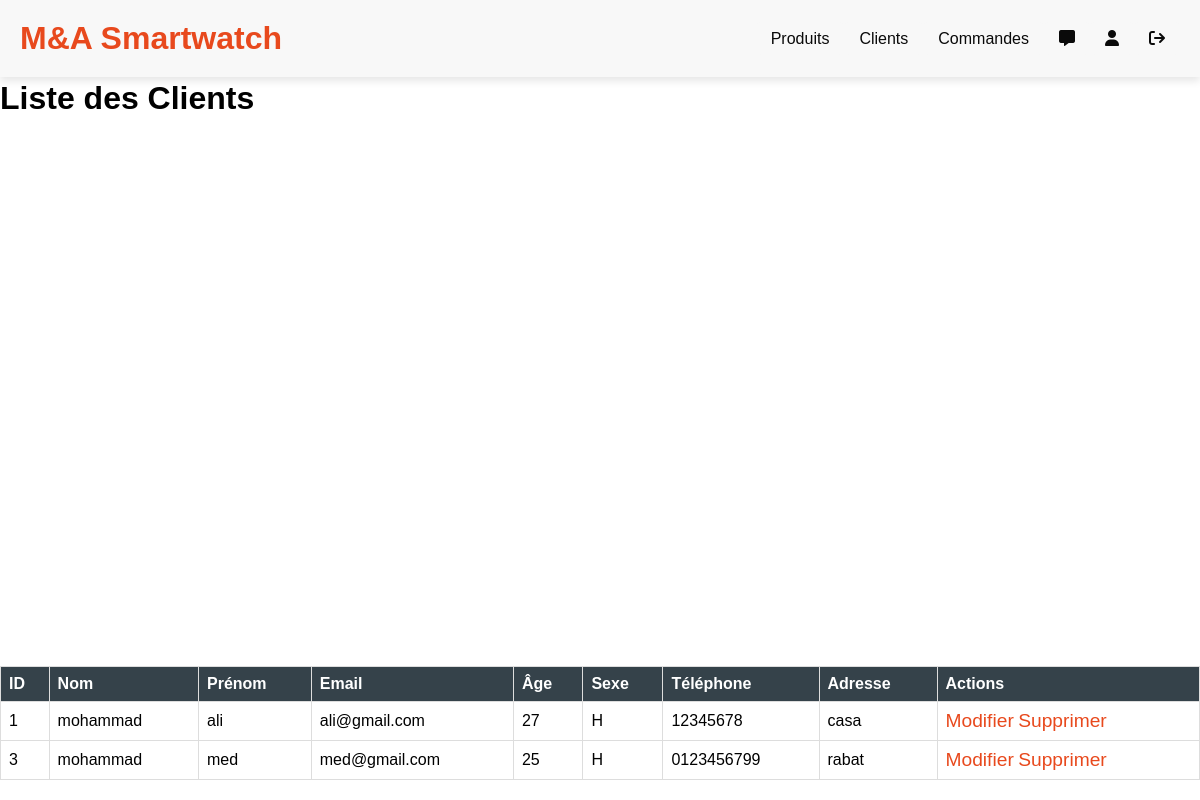
Page /admin/clients.php (signed in) on the committed database.
### tables this page shows
CREATE TABLE IF NOT EXISTS `clients` (
  `id` int NOT NULL AUTO_INCREMENT,
  `nom` varchar(100) DEFAULT NULL,
  `prenom` varchar(100) DEFAULT NULL,
  `email` varchar(100) DEFAULT NULL,
  `password` varchar(255) DEFAULT NULL,
  `age` int DEFAULT NULL,
  `sexe` enum('H','F') NOT NULL,
  `tel` varchar(15) DEFAULT NULL,
  `adresse` text,
  `created_at` timestamp NULL DEFAULT CURRENT_TIMESTAMP,
  PRIMARY KEY (`id`),
  UNIQUE KEY `email` (`email`)
);

### admin/clients.php (the view, shortened to what this page needs)
<?php
require_once '../connect/config.php';
$clients = $pdo->query('SELECT * FROM clients')->fetchAll(PDO::FETCH_ASSOC);
?>
<?php
include ('header.php');
?>
    <h1>Liste des Clients</h1>
    <table>
        <thead>
            <tr>
                <th>ID</th>
                <th>Nom</th>
                <th>Prénom</th>
                <th>Email</th>
                <th>Âge</th>
                <th>Sexe</th>
                <th>Téléphone</th>
                <th>Adresse</th>
                <th>Actions</th>
            </tr>
        </thead>
        <tbody>
            <?php foreach ($clients as $client) : ?>
                <tr>
                    <td><?= $client['id'] ?></td>
                    <td><?= $client['nom'] ?></td>
                    <td><?= $client['prenom'] ?></td>
                    <td><?= $client['email'] ?></td>
                    <td><?= $client['age'] ?></td>
                    <td><?= $client['sexe'] ?></td>
                    <td><?= $client['tel'] ?></td>
                    <td><?= $client['adresse'] ?></td>
                    <td>
                        <a href="modifier_client.php?id=<?= $client['id'] ?>">Modifier</a>
                        <a href="supprimer_client.php?id=<?= $client['id'] ?>" onclick="return confirm('Êtes-vous sûr de vouloir supprimer ce client ?');">Supprimer</a>
                    </td>
                </tr>
            <?php endforeach; ?>
        </tbody>
    </table>
</body>
</html>

### css/style.css (style rules this page uses)
* { margin: 0; padding: 0; box-sizing: border-box; font-family: Arial, sans-serif; }
html, body { height: 100%; display: flex; flex-direction: column; }
body { padding-top: 80px; justify-content: space-between; }
table { width: 100%; border-collapse: collapse; margin-bottom: 20px; }
table, th, td { border: 1px solid #dddddd; padding: 8px; text-align: left; }
th { background-color: #35424a; color: white; }
a { color: #e8491d; text-decoration: none; font-size: larger; }

### rows in the picture
clients: id "1", nom "mohammad", prenom "ali", email "ali@gmail.com", age "27", sexe "H", tel "12345678", adresse "casa"
clients: id "3", nom "mohammad", prenom "med", email "med@gmail.com", age "25", sexe "H", tel "0123456799", adresse "rabat"
